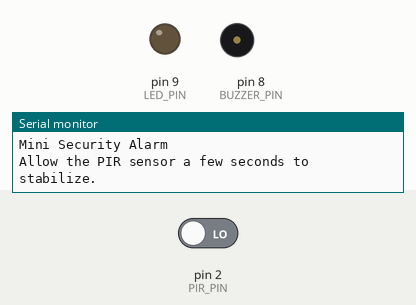
Bench run of a sketch on a simulated Arduino Uno, built with avr-gcc and run on an emulated ATmega328P. On the bench: output pins drawn as LEDs (lit = HIGH), buzzer (waves = sounding), the last lines printed to the serial monitor. The test bench sets the inputs (shaded band); at power-on: pin 2 (PIR_PIN) LOW.

Above: at 1.2 s.
1.3 s: pin 2 (PIR_PIN) driven HIGH
At 2.5 s:
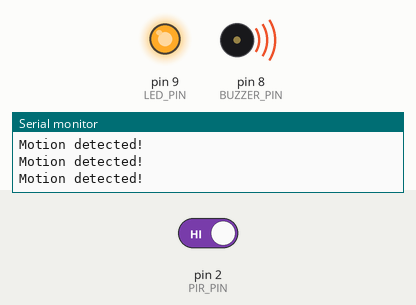
Timing chart, 0 to 4.3 s (numbered marks = the images above; inputs shaded):
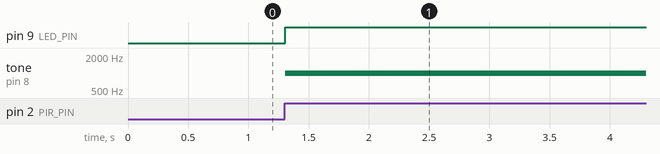

The sketch:

Mini_Security_Alarm_10.ino
```cpp
/*
  Project 10: Mini Security Alarm

  Components:
  - Arduino UNO
  - HC-SR505 Mini PIR Motion Sensor
  - 3V Buzzer
  - Red LED

  Connections:
  HC-SR505 VCC  -> 5V
  HC-SR505 GND  -> GND
  HC-SR505 OUT  -> Digital pin 2

  Buzzer +      -> Digital pin 8
  Buzzer -      -> GND

  Red LED anode -> Digital pin 9 through a 220 ohm resistor
  Red LED cathode -> GND
*/

const byte PIR_PIN = 2;
const byte BUZZER_PIN = 8;
const byte LED_PIN = 9;

const unsigned long ALARM_DURATION_MS = 5000;

unsigned long alarmStartedAt = 0;
bool alarmActive = false;

void setup() {
  pinMode(PIR_PIN, INPUT);
  pinMode(BUZZER_PIN, OUTPUT);
  pinMode(LED_PIN, OUTPUT);

  digitalWrite(BUZZER_PIN, LOW);
  digitalWrite(LED_PIN, LOW);

  Serial.begin(9600);
  Serial.println("Mini Security Alarm");
  Serial.println("Allow the PIR sensor a few seconds to stabilize.");
}

void loop() {
  bool motionDetected = digitalRead(PIR_PIN) == HIGH;

  if (motionDetected) {
    alarmActive = true;
    alarmStartedAt = millis();

    Serial.println("Motion detected!");
  }

  if (alarmActive) {
    digitalWrite(LED_PIN, HIGH);
    tone(BUZZER_PIN, 1000);

    if (millis() - alarmStartedAt >= ALARM_DURATION_MS) {
      alarmActive = false;
      digitalWrite(LED_PIN, LOW);
      noTone(BUZZER_PIN);
    }
  } else {
    digitalWrite(LED_PIN, LOW);
    noTone(BUZZER_PIN);
  }

  delay(50);
}
```

Measured:
- after the input at 1.3 s, pin 9 (LED_PIN): LOW → HIGH at once; tone on pin 8 (BUZZER_PIN): silent → 1000 Hz at once
